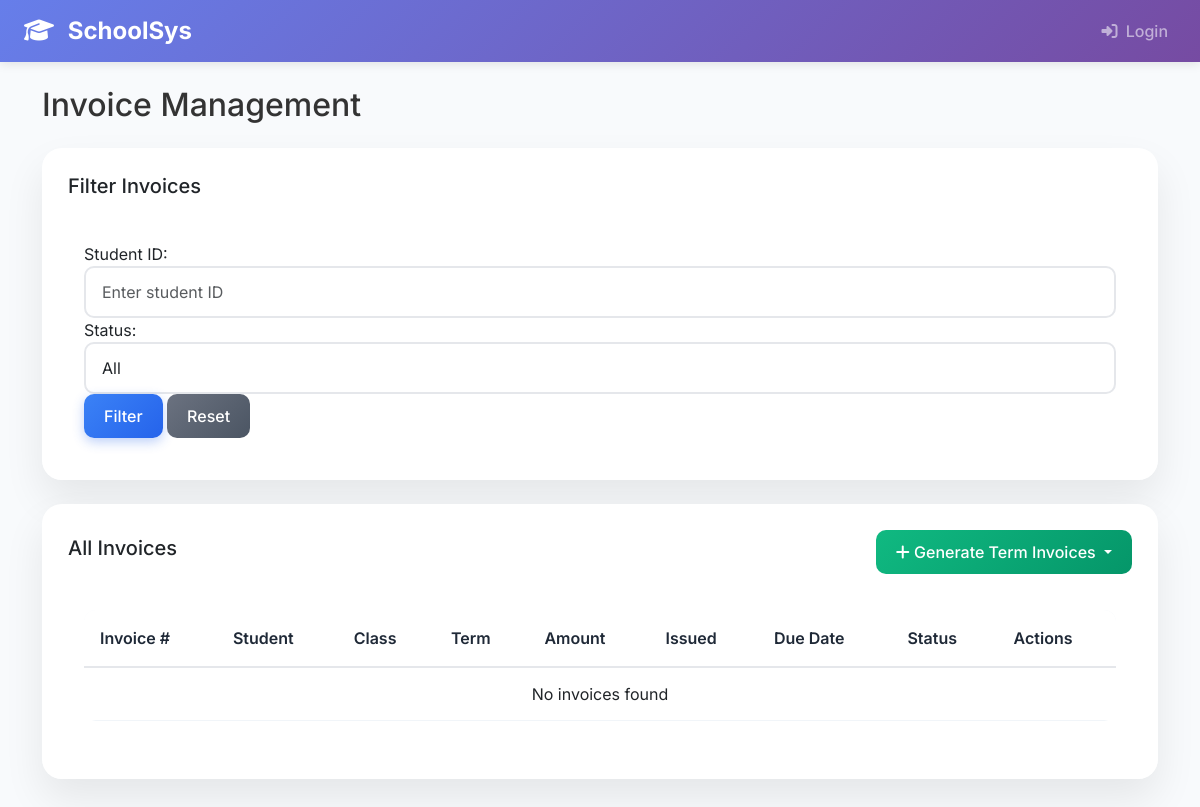
The app's page /finance/invoices/, older data.
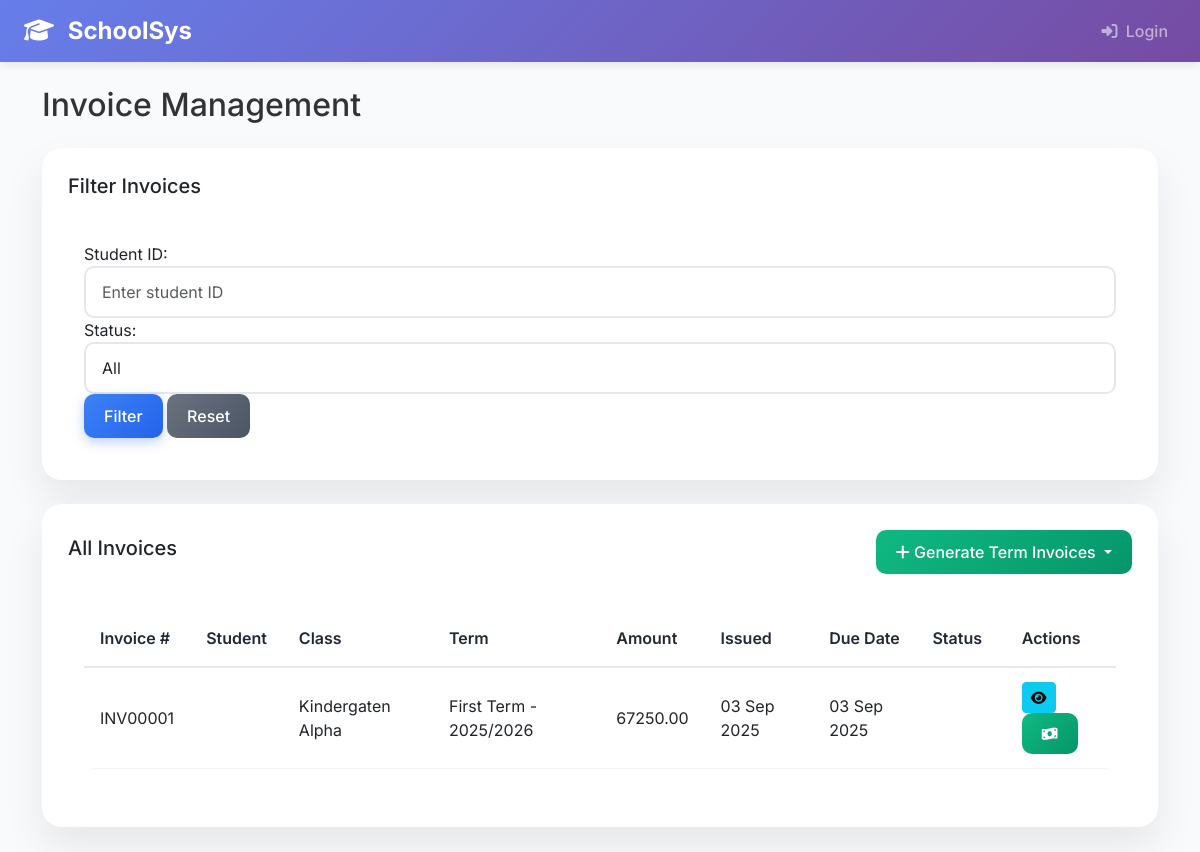
The same page, newer data.
### finance/models.py (models this page shows, shortened)
class Invoice(models.Model):
    student = models.ForeignKey('students.Student', on_delete=models.CASCADE)
    fee_structure = models.ForeignKey(FeeStructure, on_delete=models.PROTECT)
    invoice_number = models.CharField(max_length=20, unique=True)
    issue_date = models.DateField(auto_now_add=True)
    due_date = models.DateField()
    notes = models.TextField(blank=True, null=True, help_text="Additional information about this invoice")
    is_paid = models.BooleanField(default=False)
    class Meta:
        ordering = ['-issue_date']
    @property
    def total_amount(self):
        return self.fee_structure.total_amount

class FeeStructure(models.Model):
    name = models.CharField(max_length=100)  # e.g., "Primary 1 Fees 2023"
    class_level = models.ForeignKey(Class, on_delete=models.CASCADE)
    term = models.ForeignKey('core.SchoolTerm', on_delete=models.CASCADE)
    is_active = models.BooleanField(default=True)
    date_created = models.DateField(auto_now_add=True)
    created_by = models.ForeignKey('core.User', on_delete=models.SET_NULL, null=True)
    class Meta:
        unique_together = ('class_level', 'term')
        ordering = ['term__start_date', 'class_level__level']
    @property
    def total_amount(self):
        return sum(item.amount for item in self.feestructureitem_set.all())

class FeeStructureItem(models.Model):
    fee_structure = models.ForeignKey(FeeStructure, on_delete=models.CASCADE)
    fee_item = models.ForeignKey(FeeItem, on_delete=models.PROTECT)
    amount = models.DecimalField(max_digits=10, decimal_places=2)
    class Meta:
        unique_together = ('fee_structure', 'fee_item')
        ordering = ['fee_item__category__name', 'fee_item__name']

### students/models.py (models this page shows, shortened)
class Student(models.Model):
    GENDER_CHOICES = (
        ('M', 'Male'),
        ('F', 'Female'),
    )
    user = models.OneToOneField(User, on_delete=models.CASCADE)
    student_id = models.CharField(max_length=20, unique=True)
    date_of_birth = models.DateField()
    gender = models.CharField(max_length=1, choices=GENDER_CHOICES)
    admission_date = models.DateField()
    current_class = models.ForeignKey('academics.Class', on_delete=models.SET_NULL, null=True)
    photo = models.ImageField(upload_to='students/photos/', blank=True)
    is_active = models.BooleanField(default=True)

### academics/models.py (models this page shows, shortened)
class Class(models.Model):
    ARM_CHOICES = (
        ('Alpha', 'Alpha'),
        ('Beta', 'Beta'),
        ('Gamma', 'Gamma'),
        ('Delta', 'Delta'),
    )
    name = models.CharField(max_length=50)  # "Primary 1", "Primary 2"
    short_name = models.CharField(max_length=10)  # "P1", "P2"
    level = models.PositiveSmallIntegerField()  # 1-6 for primary school
    arm = models.CharField(max_length=20, blank=True, null=True, choices=ARM_CHOICES,default="Alpha")  # "Alpha", "Beta", "Gamma"
    class Meta:
        unique_together = ('level', 'arm')  # Prevents duplicate P1 Alpha
        ordering = ['level', 'arm']
    def __str__(self):
        if self.arm:
            return f"{self.name} {self.arm}"
        return self.name

### core/models.py (models this page shows, shortened)
class SchoolTerm(models.Model):
    session = models.ForeignKey(SchoolSession, on_delete=models.CASCADE)
    name = models.CharField(max_length=50,choices=TERM)  # "First Term", "Second Term", etc.
    start_date = models.DateField()
    end_date = models.DateField()
    is_current = models.BooleanField(default=False)
    def __str__(self):
        return f"{self.name} - {self.session.name}"

class SchoolSession(models.Model):
    name = models.CharField(max_length=50,choices=SESS)  # e.g., "2023/2024 Academic Session"
    start_date = models.DateField()
    end_date = models.DateField()
    is_current = models.BooleanField(default=False)

### finance/views.py (the view)
# urls.py: path('invoices/', views.InvoiceListView.as_view(), name='invoice_list'),
class InvoiceListView(ListView):
    model = Invoice
    template_name = 'finance/invoice_list.html'
    context_object_name = 'invoices'
    paginate_by = 20
    def get_context_data(self, **kwargs):
        context = super().get_context_data(**kwargs)
        context['current_terms'] = SchoolTerm.objects.filter(is_current=True)
        return context
    def get_queryset(self):
        queryset = super().get_queryset()
        student_id = self.request.GET.get('student_id')
        if student_id:
            queryset = queryset.filter(student__id=student_id)
        status = self.request.GET.get('status')
        if status == 'paid':
            queryset = queryset.filter(is_paid=True)
        elif status == 'unpaid':
            queryset = queryset.filter(is_paid=False)
        return queryset.select_related('student', 'fee_structure')

### templates/finance/invoice_list.html (shortened to what this page needs)
{% extends 'core/base.html' %}
{% block content %}
<div class="container mt-4">
    <h2 class="mb-4">Invoice Management</h2>
    <div class="card mb-4">
        <div class="card-header">
            <h5>Filter Invoices</h5>
        </div>
        <div class="card-body">
            <form method="get" class="form-inline">
                <div class="form-group mr-3">
                    <label for="student_id" class="mr-2">Student ID:</label>
                    <input type="text" class="form-control" id="student_id" name="student_id"
                           value="{{ request.GET.student_id }}" placeholder="Enter student ID">
                </div>
                <div class="form-group mr-3">
                    <label for="status" class="mr-2">Status:</label>
                    <select class="form-control" id="status" name="status">
                        <option value="">All</option>
                    </select>
                </div>
                <button type="submit" class="btn btn-primary">Filter</button>
                <a href="{% url 'invoice_list' %}" class="btn btn-secondary ml-2">Reset</a>
            </form>
        </div>
    </div>
    <div class="card">
        <div class="card-header d-flex justify-content-between align-items-center">
            <h5>All Invoices</h5>
            <div class="btn-group">
                <button type="button" class="btn btn-success dropdown-toggle" data-toggle="dropdown" aria-haspopup="true" aria-expanded="false">
                    <i class="fas fa-plus"></i> Generate Term Invoices
                </button>
            </div>
        </div>
        <div class="card-body">
            <div class="table-responsive">
                <table class="table table-hover">
                    <thead class="thead-light">
                        <tr>
                            <th>Invoice #</th>
                            <th>Student</th>
                            <th>Class</th>
                            <th>Term</th>
                            <th>Amount</th>
                            <th>Issued</th>
                            <th>Due Date</th>
                            <th>Status</th>
                            <th>Actions</th>
                        </tr>
                    </thead>
                    <tbody>
                        {% for invoice in invoices %}
                        <tr>
                            <td>{{ invoice.invoice_number }}</td>
                            <td>{{ invoice.student.full_name }}</td>
                            <td>{{ invoice.student.current_class }}</td>
                            <td>{{ invoice.fee_structure.term }}</td>
                            <td>{{ invoice.total_amount|floatformat:2 }}</td>
                            <td>{{ invoice.issue_date|date:"d M Y" }}</td>
                            <td class="{% if invoice.is_overdue %}text-danger{% endif %}">
                                {{ invoice.due_date|date:"d M Y" }}
                            </td>
                            <td>
                                {% if invoice.is_paid %}
                                <span class="badge badge-success">Paid</span>
                                {% else %}
                                <span class="badge badge-warning">Unpaid</span>
                                {% endif %}
                            </td>
                            <td>
                                <a href="{% url 'invoice_detail' pk=invoice.pk %}" class="btn btn-sm btn-info" title="View">
                                    <i class="fas fa-eye"></i>
                                </a>
                                <a href="{% url 'payment_create_for_invoice' invoice_id=invoice.pk %}" class="btn btn-sm btn-success" title="Record Payment">
                                    <i class="fas fa-money-bill-wave"></i>
                                </a>
                            </td>
                        </tr>
                        {% empty %}
                        <tr>
                            <td colspan="9" class="text-center">No invoices found</td>
                        </tr>
                        {% endfor %}
                    </tbody>
                </table>
            </div>
        </div>
    </div>
</div>
{% endblock %}

### templates/core/base.html (shortened to what this page needs)
<!DOCTYPE html>
<html lang="en">
<head>
    <link href="https://cdn.jsdelivr.net/npm/bootstrap@5.3.0/dist/css/bootstrap.min.css" rel="stylesheet">
    <link rel="stylesheet" href="https://cdnjs.cloudflare.com/ajax/libs/font-awesome/6.4.0/css/all.min.css">
</head>
<body>
    <nav class="navbar navbar-expand-lg navbar-dark bg-dark">
        <div class="container-fluid px-4">
            <a class="navbar-brand" href="{% url 'dashboard' %}">
                <i class="fas fa-graduation-cap me-2"></i>
                SchoolSys
            </a>
            <div class="collapse navbar-collapse" id="navbarContent">
                <ul class="navbar-nav">
                    {% if user.is_authenticated %}
                        <li class="nav-item dropdown">
                            <a class="nav-link dropdown-toggle" href="#" id="userDropdown" role="button" data-bs-toggle="dropdown">
                                <i class="fas fa-user-circle me-1"></i>
                                {{ user.get_full_name|default:user.username }}
                                {% if user.user_type %}
                                <span class="badge bg-light text-dark ms-1">{{ user.get_user_type_display }}</span>
                                {% endif %}
                            </a>
                            <ul class="dropdown-menu dropdown-menu-end">
                                <li>
                                    <a class="dropdown-item" href="#">
                                        <i class="fas fa-user"></i> Profile
                                    </a>
                                </li>
                                <li>
                                    <a class="dropdown-item" href="#">
                                        <i class="fas fa-cog"></i> Settings
                                    </a>
                                </li>
                                <li><hr class="dropdown-divider"></li>
                                <li>
                                    <form method="post" action="{% url 'logout' %}" class="d-inline w-100">
                                        {% csrf_token %}
                                        <button type="submit" class="dropdown-item text-danger">
                                            <i class="fas fa-sign-out-alt"></i> Logout
                                        </button>
                                    </form>
                                </li>
                            </ul>
                        </li>
                    {% else %}
                        <li class="nav-item">
                            <a class="nav-link" href="{% url 'login' %}">
                                <i class="fas fa-sign-in-alt me-1"></i> Login
                            </a>
                        </li>
                    {% endif %}
                </ul>
            </div>
        </div>
    </nav>
    <div class="main-content">
        {% block content %}{% endblock %}
    </div>
</body>
</html>

### templates/core/base.html (style rules this page uses)
* { margin: 0; padding: 0; box-sizing: border-box; }
body { font-family: 'Inter', -apple-system, BlinkMacSystemFont, sans-serif; background-color: #f8fafc; color: #333; min-height: 100vh; }
.navbar-brand { font-weight: 700; font-size: 1.5rem; }
.navbar-dark.bg-dark { background: linear-gradient(135deg, #667eea 0%, #764ba2 100%) !important; box-shadow: 0 2px 10px rgba(0, 0, 0, 0.1); }
.nav-link { font-weight: 500; transition: all 0.3s ease; }
.main-content { min-height: calc(100vh - 76px); padding: 0; }
.card { background: rgba(255, 255, 255, 0.95); backdrop-filter: blur(20px); border-radius: 20px; padding: 25px; box-shadow: 0 20px 40px rgba(0, 0, 0, 0.08); border: 1px solid rgba(255, 255, 255, 0.2); transition: transform 0.3s ease, box-shadow 0.3s ease; margin-bottom: 25px; }
.card-header { display: flex; align-items: center; justify-content: space-between; margin-bottom: 20px; padding: 0; background: transparent; border: none; }
.btn-primary { background: linear-gradient(135deg, #3b82f6, #2563eb); border: none; border-radius: 10px; padding: 10px 20px; font-weight: 500; transition: all 0.3s ease; box-shadow: 0 4px 12px rgba(37, 99, 235, 0.3); }
.btn-success { background: linear-gradient(135deg, #10b981, #059669); border: none; border-radius: 10px; padding: 10px 20px; font-weight: 500; }
.btn-secondary { background: linear-gradient(135deg, #6b7280, #4b5563); border: none; border-radius: 10px; padding: 10px 20px; font-weight: 500; }
.form-control, .form-select { border-radius: 10px; border: 2px solid #e5e7eb; padding: 12px 16px; transition: all 0.3s ease; }
.table { background: white; border-radius: 12px; overflow: hidden; }
.table thead { background: linear-gradient(135deg, #f8fafc, #f1f5f9); }
.table thead th { font-weight: 600; color: #1f2937; border-bottom: 2px solid #e5e7eb; padding: 16px; }
.table tbody td { padding: 14px 16px; vertical-align: middle; }
.table tbody tr { border-bottom: 1px solid #f1f5f9; transition: background-color 0.2s; }

Row changes from the older to the newer data that the page shows:
added Invoice: invoice_number "INV00001", student.current_class "Kindergaten Alpha", fee_structure.term "First Term - 2025/2026", total_amount "67250.00", issue_date "03 Sep 2025", due_date "03 Sep 2025"
Text that changed along with them:
text no longer shown: "No invoices found"
